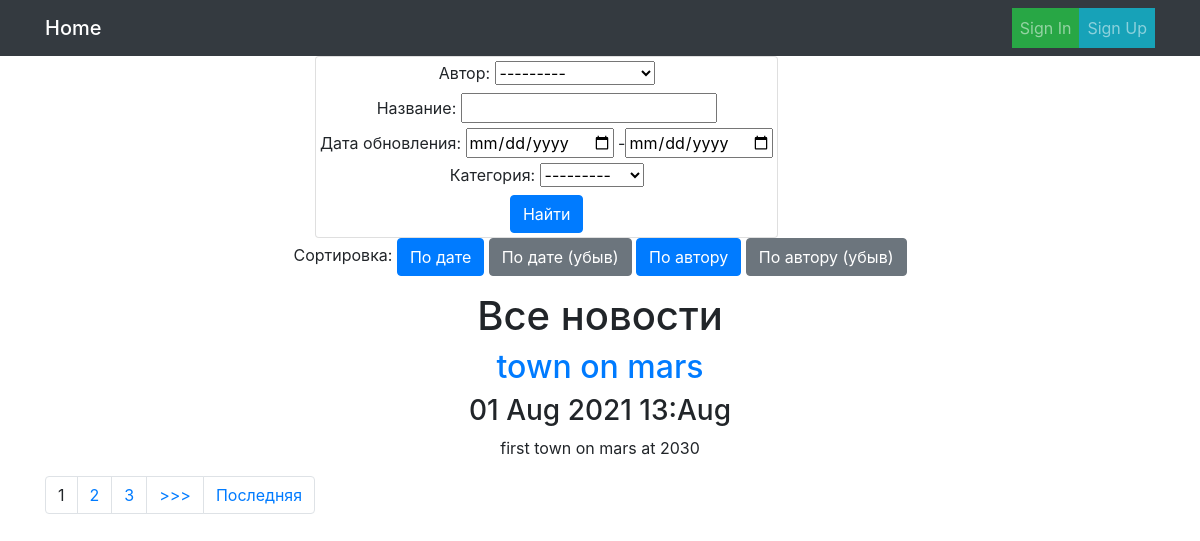
The app's page /news/search/?ordering=-updated, older data.
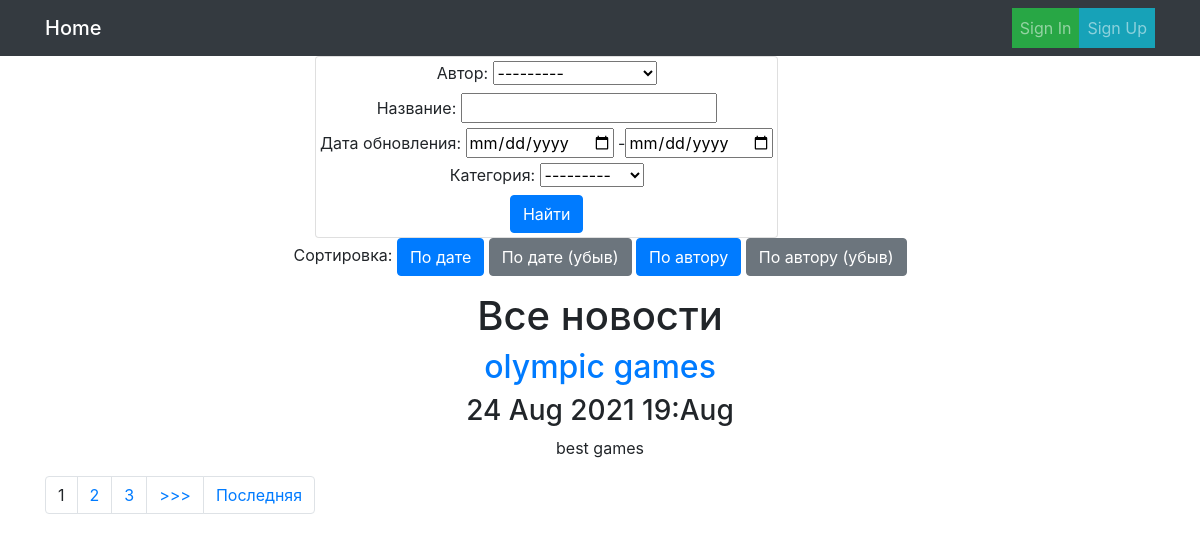
The same page, newer data.
### NewsPaper/models.py (models this page shows, shortened)
class Post(models.Model):
    author = models.ForeignKey(Author, on_delete=models.CASCADE, verbose_name='Автор')
    type = models.CharField(max_length=3, choices=PostTypes, default=article, verbose_name='Тип сообщения', null=True)
    updated = models.DateTimeField(auto_now_add=True, verbose_name='Дата обновления')
    title = models.CharField(max_length=250, verbose_name='Название', null=True)
    text = models.TextField(verbose_name='Текст', null=True)
    rating = models.IntegerField(default=0, verbose_name='Рейтинг')
    categories = models.ManyToManyField(Category, through='PostCategory', verbose_name='Категория')

### NewsPaper/views.py (the view)
# urls.py: path('search/', PostSearchListView.as_view(), name='news_search'),
class PostSearchListView(PostListView):
    template_name = 'news_search.html'

### NewsPaper/forms.py
class PostForm(ModelForm):
    class Meta:
        model = Post
        fields = ('author', 'type', 'categories', 'title', 'text')

### NewsPaper/models.py (called while the page is built)
    def __str__(self):
        str = f'{self.name}'
        return str

    def __str__(self):
        str = f'{self.user.username} / rating: {self.rating}'
        return str

### NewsPaper/templatetags/censor.py (called while the page is built)
@register.filter(name='censor')
def censor(value):
    censor_words = ['fuck', 'shit', 'fool']
    re_str = '|'.join(censor_words)
    return re.sub(re_str, '###', value)

### NewsPaper/templatetags/my_tags.py (called while the page is built)
@register.simple_tag(takes_context=True)
def param_replace(context, **kwargs):
    d = context['request'].GET.copy()
    for k, v in kwargs.items():
        d[k] = v
    for k in [k for k, v in d.items() if not v]:
        del d[k]
    return d.urlencode()

### NewsPaper/views.py (called while the page is built)
    def get_queryset(self):
        queryset = super().get_queryset()
        self.filterset = self.filterset_class(self.request.GET, queryset=queryset)
        return self.filterset.qs.distinct()

    def get_context_data(self, **kwargs):
        context = super().get_context_data(**kwargs)
        context['filter'] = self.filterset_class(self.request.GET, queryset=self.get_queryset())
        context['form'] = self.form_class()
        return context

### templates/news_search.html (shortened to what this page needs)
{% extends 'news.html' %}
{% load censor %}
{% load my_tags %}
{% load bootstrap_tags %}
{% block header %}
<div align="center">
    <div class="row col-md-6">
        <form method="GET" class='card p-1'>
            <div>
                {% for field in filter.form %}
                <div>
                    {{ field.label_tag }} {{ field }}
                </div>
                {% endfor %}
            </div>
            <div>
                    <input type="submit" value="Найти" class='btn btn-primary'>
            </div>
        </form>
    </div>
<div class="col-md-12">
    <p>
        Сортировка:
        <a href="?{% param_replace ordering='updated' %}" class="btn btn-primary">По дате</a>
        <a href="?{% param_replace ordering='-updated' %}" class="btn btn-secondary">По дате (убыв)</a>
        <a href="?{% param_replace ordering='author__user__username' %}" class="btn btn-primary">По автору</a>
        <a href="?{% param_replace ordering='-author__user__username' %}" class="btn btn-secondary">По автору (убыв)</a>
    </p>
</div>
</div>
{% endblock header %}

### templates/news.html (shortened to what this page needs)
{% extends 'base.html' %}
{% load censor %}
{% block content %}
<h1>Все новости</h1>
{% for new in object_list %}
    <h2><a href="{% url 'news_detail' new.id %}">{{ new.title }}</a></h2>
    <h3>{{ new.updated|date:'d M Y H:M' }}</h3>
    <p>{{ new.text|truncatechars:50|censor }}</p>
{% endfor %}
{% include 'paginator.html' %}
{% endblock content %}

Row changes from the older to the newer data that the page shows:
no longer on this page (row unchanged): Post: title "town on mars", updated "01 Aug 2021 13:Aug", text|censor "first town on mars at 2030"
added Post: title "olympic games", updated "24 Aug 2021 19:Aug", text|censor "best games"
